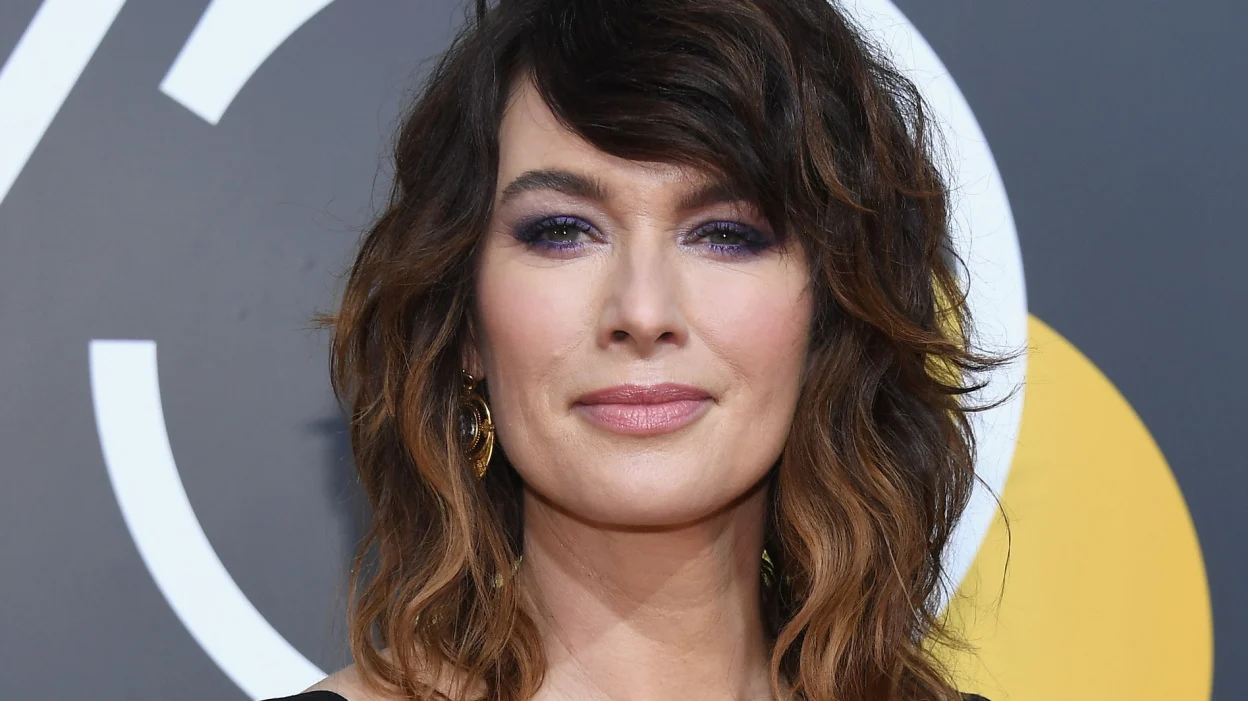
#> input picture NUP/Image processing/lena.jpg, 1248 x 701 px
$ jupyter execute lab4.ipynb
#> lines starting #> are read from the running program, lines starting #| are printed output that depends on the picture
## Imports

[cell 1]
import cv2
import numpy as np
import matplotlib.pyplot as plt

## STEP 1

[cell 2]
image = cv2.imread("lena.jpg")
#> image is the input picture: shape (701, 1248, 3); mean B, G, R 104.3, 110.1, 120.5

## STEP 2

[cell 3]
mean = 0
std_dev = 0.1
gaussian_noise = np.random.normal(mean, std_dev, image.shape)
noisy_image = np.clip(image + gaussian_noise, 0, 255).astype(np.uint8)

## STEP 3

[cell 4]
blue, green, red = cv2.split(image)
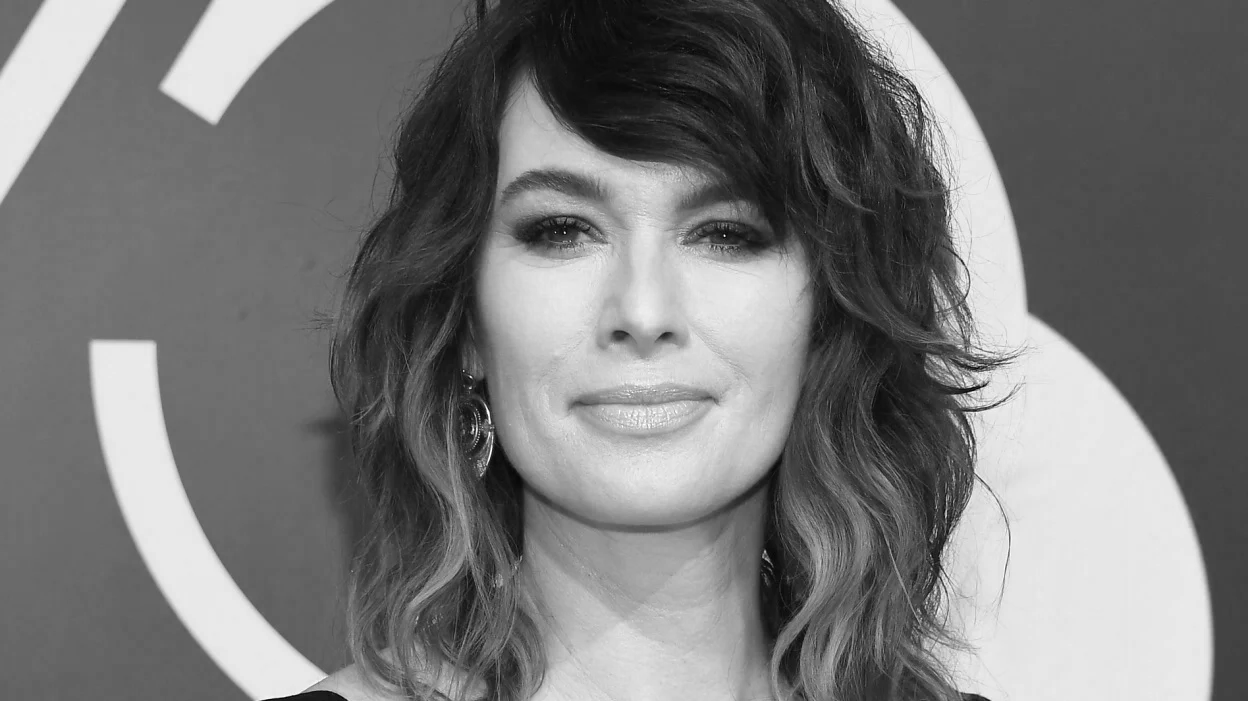
#> red: shape (701, 1248); min 1, max 255, mean 120.5
hist_blue, bins_blue = np.histogram(blue.flatten(), 256, [0, 256])
#> hist_blue = 256 values, max 28041 at index 249, min 127 at index 1, mean 3417.4; bins_blue = 257 values from 0 to 256
hist_green, bins_green = np.histogram(green.flatten(), 256, [0, 256])
#> hist_green = 256 values, max 27440 at index 244, min 2 at index 1, mean 3417.4; bins_green = 257 values from 0 to 256
hist_red, bins_red = np.histogram(red.flatten(), 256, [0, 256])
#> hist_red = 256 values, max 32232 at index 233, min 0 at index 0, mean 3417.4; bins_red = 257 values from 0 to 256

## STEP 4

[cell 5]
blue_eq = cv2.equalizeHist(blue)
green_eq = cv2.equalizeHist(green)
red_eq = cv2.equalizeHist(red)

## STEP 5

[cell 6]
enhanced_image_rgb = cv2.merge((blue_eq, green_eq, red_eq))
plt.figure(figsize=(10, 6))

plt.subplot(121)
plt.imshow(cv2.cvtColor(noisy_image, cv2.COLOR_BGR2RGB))
plt.title("Noisy Image")
plt.axis("off")

plt.subplot(122)
plt.imshow(cv2.cvtColor(enhanced_image_rgb, cv2.COLOR_BGR2RGB))
plt.title("Enhanced Image (RGB)")
plt.axis("off")

plt.tight_layout()
plt.show()

## STEP 6

[cell 7]
hsi_image = cv2.cvtColor(image, cv2.COLOR_BGR2HSV)
#> hsi_image: shape (701, 1248, 3); mean H, S, V 61.7, 72.5, 130
hue, saturation, intensity = cv2.split(hsi_image)
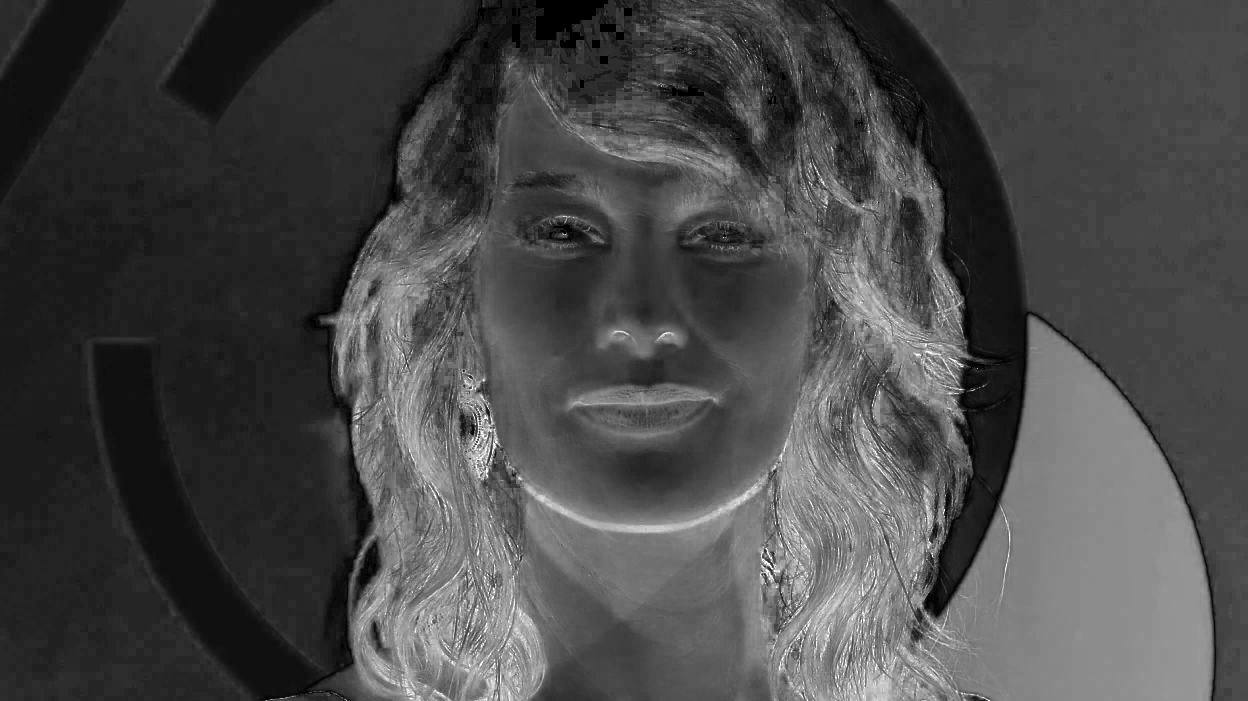
#> saturation: shape (701, 1248); min 0, max 255, mean 72.5
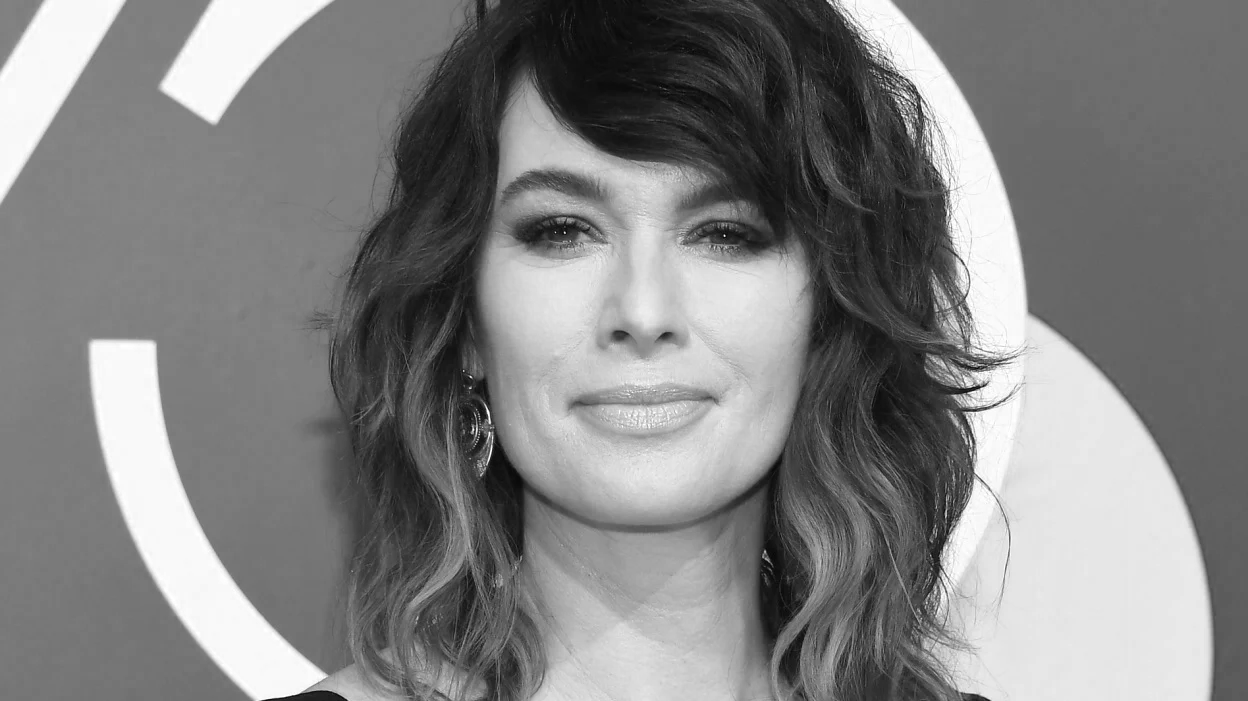
#> intensity: shape (701, 1248); min 3, max 255, mean 130
hist_intensity, bins_intensity = np.histogram(intensity.flatten(), 256, [0, 256])
#> hist_intensity = 256 values, max 28046 at index 249, min 0 at index 0, mean 3417.4; bins_intensity = 257 values from 0 to 256
intensity_eq = cv2.equalizeHist(intensity)
hsi_eq_image = cv2.merge((hue, saturation, intensity_eq))
#> hsi_eq_image: shape (701, 1248, 3); mean H, S, V 61.7, 72.5, 128.7

## STEP 7

[cell 8]
plt.figure(figsize=(10, 6))

plt.subplot(121)
plt.imshow(cv2.cvtColor(enhanced_image_rgb, cv2.COLOR_BGR2RGB))
plt.title("Enhanced Image (RGB)")
plt.axis("off")

plt.subplot(122)
plt.imshow(cv2.cvtColor(hsi_eq_image, cv2.COLOR_HSV2RGB))
plt.title("Enhanced Image (HSI)")
plt.axis("off")

plt.tight_layout()
plt.show()
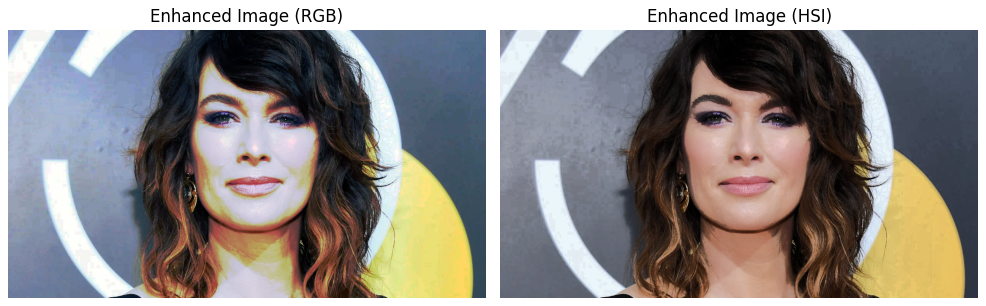
#> figure drawn by matplotlib, 2 panels

## STEP 8

[cell 9]
gray_image = cv2.cvtColor(image, cv2.COLOR_BGR2GRAY)

## STEP 9

[cell 10]
jet_colormap = plt.get_cmap("jet")
pseudo_colored_image = jet_colormap(gray_image)
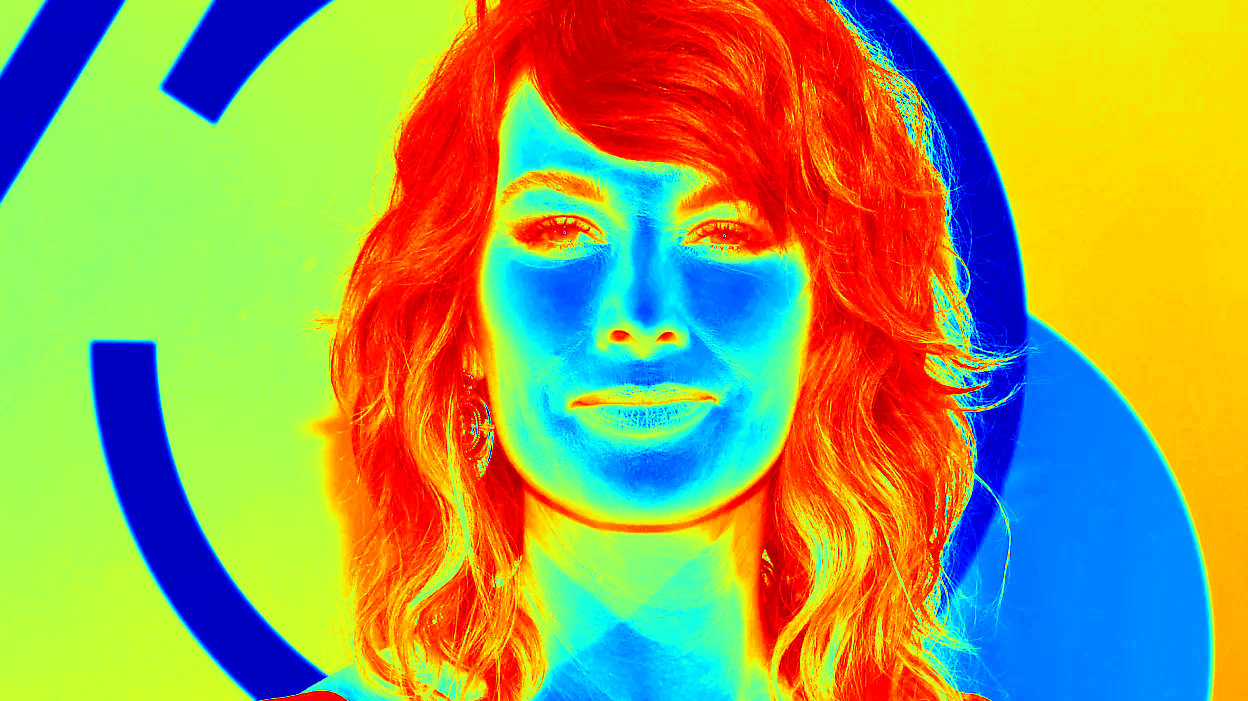
#> pseudo_colored_image: shape (701, 1248, 4) float64; mean of channels 0, 1, 2, 3 0.338, 0.623, 0.625, 1; drawn as B, G, R

## STEP 10

[cell 11]
num_intervals = 6
intensity_levels = np.linspace(0, 255, num_intervals + 1, dtype=np.uint8)
intensity_sliced_image = np.zeros_like(pseudo_colored_image)
for i in range(num_intervals):
    lower_bound, upper_bound = intensity_levels[i], intensity_levels[i + 1]
    mask = np.where((gray_image >= lower_bound) & (gray_image <= upper_bound))
    intensity_sliced_image[mask] = pseudo_colored_image[mask]
#> this loop made 6 passes
#> mask on passes 1 to 6: 130291 positions, rows 0 to 700, columns 264 to 998, 177210 positions, rows 0 to 700, columns 262 to 1247, 333178 positions, rows 0 to 700, columns 0 to 1247, 66696 positions, rows 0 to 700, columns 0 to 1212, 119159 positions, rows 0 to 700, columns 0 to 1209, 69811 positions, rows 0 to 700, columns 0 to 1032

# Display the final pseudo-colored image
plt.figure(figsize=(8, 6))
plt.imshow(intensity_sliced_image)
plt.title("Pseudo-colored Image")
plt.axis("off")

plt.tight_layout()
plt.show()

$ run again, with NUP/Image processing/zebra.jpg copied over NUP/Image processing/lena.jpg
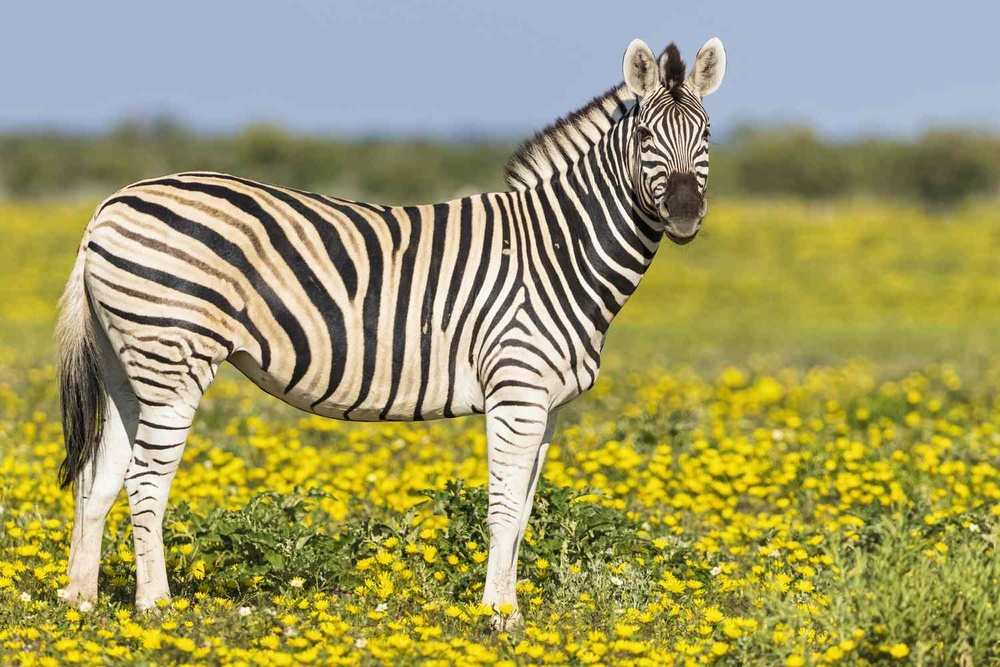
#> input picture NUP/Image processing/zebra.jpg, 1000 x 667 px, shrunk from 1500 x 1000 before the run
#> image is the input picture: shape (667, 1000, 3); mean B, G, R 102, 155.9, 160
#> hist_blue = 256 values, max 56162 at index 207, min 0 at index 254, mean 2605.5; bins_blue = 257 values from 0 to 256
#> hist_green = 256 values, max 57651 at index 181, min 15 at index 1, mean 2605.5; bins_green = 257 values from 0 to 256
#> hist_red = 256 values, max 59186 at index 165, min 2 at index 1, mean 2605.5; bins_red = 257 values from 0 to 256
#> hsi_image: shape (667, 1000, 3); mean H, S, V 42.7, 114.6, 168.2
#> `hue, saturation, intensity = cv2.split(hsi_image)`:
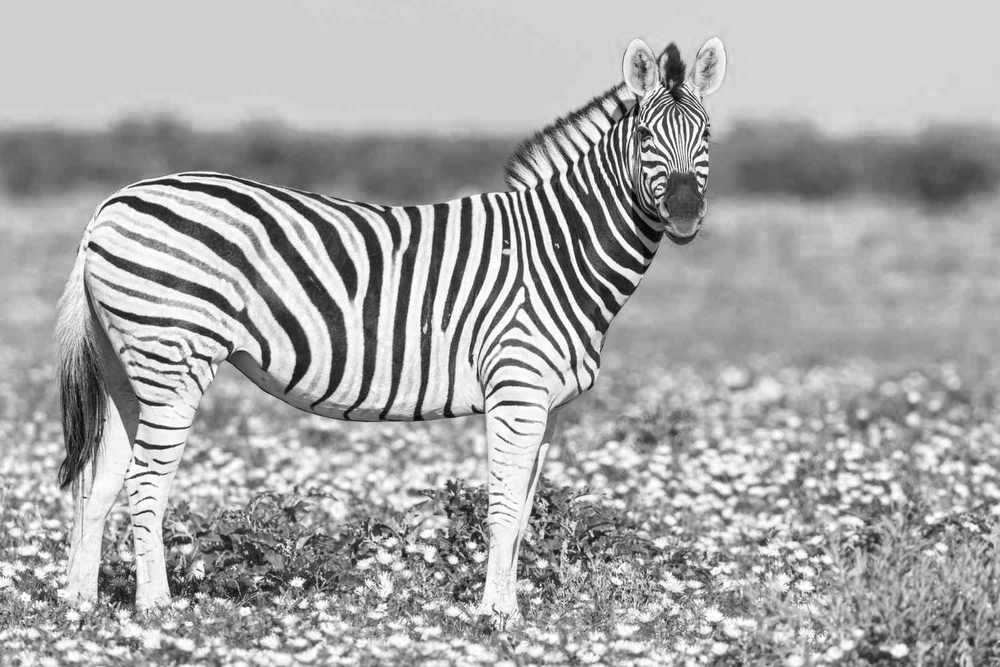
#> intensity: shape (667, 1000); min 1, max 255, mean 168.2
#> hist_intensity = 256 values, max 56719 at index 207, min 0 at index 0, mean 2605.5; bins_intensity = 257 values from 0 to 256
#> hsi_eq_image: shape (667, 1000, 3); mean H, S, V 42.7, 114.6, 129.3
#> `pseudo_colored_image = jet_colormap(gray_image)`:
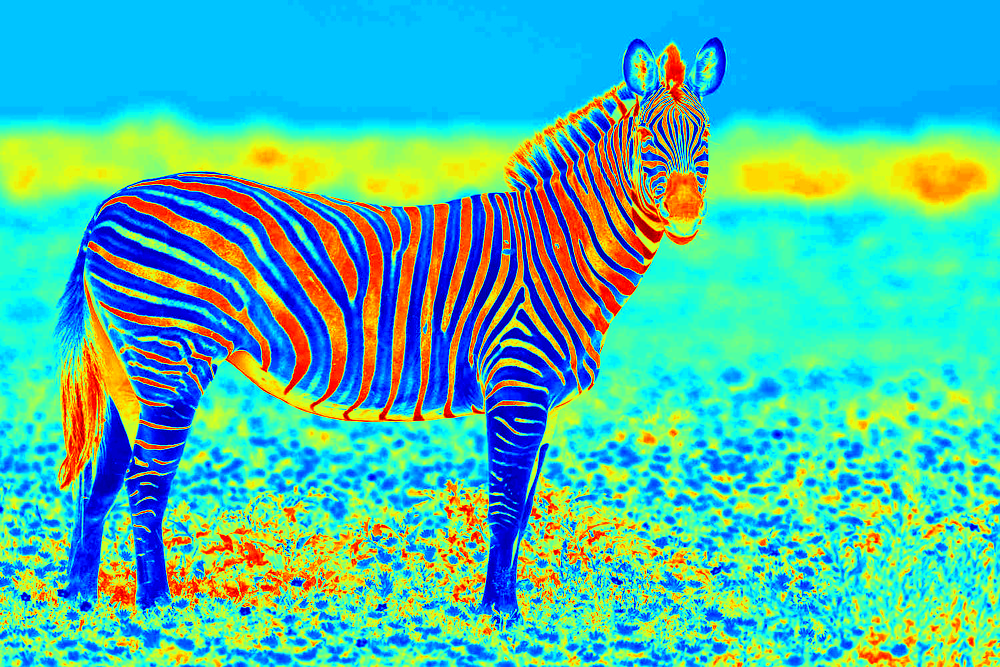
#> pseudo_colored_image: shape (667, 1000, 4) float64; mean of channels 0, 1, 2, 3 0.674, 0.74, 0.302, 1; drawn as B, G, R
#> the loop `for i in range(num_intervals):` made 6 passes
#> mask on passes 1 to 6: 13795 positions, rows 48 to 666, columns 0 to 972, 63443 positions, rows 44 to 666, columns 0 to 999, 119498 positions, rows 43 to 666, columns 0 to 999, 204622 positions, rows 41 to 666, columns 0 to 999, 209334 positions, rows 0 to 666, columns 0 to 999, 67886 positions, rows 37 to 666, columns 0 to 997
